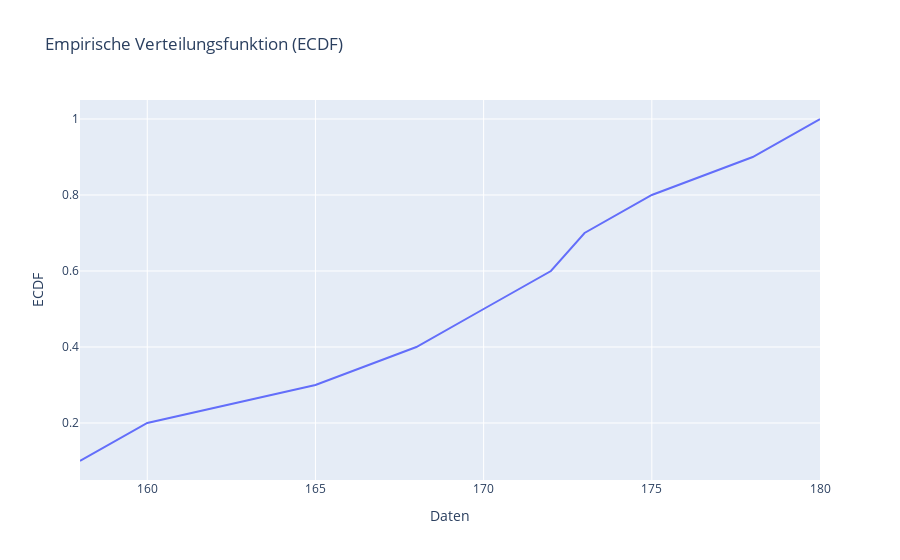

Source (notebook cell):
### Code cell
import numpy as np
import plotly.express as px

# Daten
x = (165, 172, 180, 158, 170, 178, 175, 160, 168, 173)

# Sortiere die Daten
x_sort = np.sort(x)

# Berechne die ECDF-Werte
y_ecdf = np.arange(1, len(x_sort) + 1) / len(x_sort)

# Plotten der ECDF
fig = px.line(x=x_sort, y=y_ecdf, title='Empirische Verteilungsfunktion (ECDF)')
fig.update_layout(xaxis_title='Daten', yaxis_title='ECDF')
fig.show()

### Figure 1 — Plotly figure (JSON) as saved in the notebook; plotly's stock layout.template omitted (floating-point values rounded to 4 significant figures)
{"data": [{"hovertemplate": "x=%{x}<br>y=%{y}<extra></extra>", "legendgroup": "", "line": {"color": "#636efa", "dash": "solid"}, "marker": {"symbol": "circle"}, "mode": "lines", "name": "", "orientation": "v", "showlegend": false, "type": "scatter", "x": [158, 160, 165, 168, 170, 172, 173, 175, 178, 180], "xaxis": "x", "y": [0.1, 0.2, 0.3, 0.4, 0.5, 0.6, 0.7, 0.8, 0.9, 1], "yaxis": "y"}], "layout": {"legend": {"tracegroupgap": 0}, "title": {"text": "Empirische Verteilungsfunktion (ECDF)"}, "xaxis": {"anchor": "y", "domain": [0, 1], "title": {"text": "Daten"}}, "yaxis": {"anchor": "x", "domain": [0, 1], "title": {"text": "ECDF"}}}}
